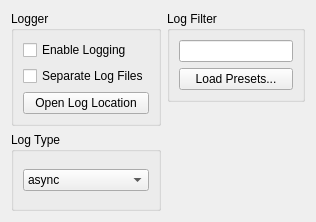
      <widget class="QWidget" name="logTabContents">
       <property name="geometry">
        <rect>
         <x>0</x>
         <y>0</y>
         <width>316</width>
         <height>222</height>
        </rect>
       </property>
       <property name="sizePolicy">
        <sizepolicy hsizetype="Preferred" vsizetype="Fixed">
         <horstretch>0</horstretch>
         <verstretch>0</verstretch>
        </sizepolicy>
       </property>
       <layout class="QVBoxLayout" name="logTabVLayout" stretch="0">
        <item>
         <layout class="QHBoxLayout" name="horizontalLayout_log">
          <property name="leftMargin">
           <number>0</number>
          </property>
          <property name="topMargin">
           <number>0</number>
          </property>
          <item>
           <layout class="QVBoxLayout" name="loggerTabLayoutRight">
            <item>
             <widget class="QGroupBox" name="loggerGroupBox">
              <property name="title">
               <string>Logger</string>
              </property>
              <layout class="QVBoxLayout" name="loggerLayout">
               <item>
                <widget class="QCheckBox" name="enableLoggingCheckBox">
                 <property name="text">
                  <string>Enable Logging</string>
                 </property>
                </widget>
               </item>
               <item>
                <widget class="QCheckBox" name="separateLogFilesCheckbox">
                 <property name="text">
                  <string>Separate Log Files</string>
                 </property>
                </widget>
               </item>
               <item>
                <widget class="QPushButton" name="OpenLogLocationButton">
                 <property name="text">
                  <string>Open Log Location</string>
                 </property>
                </widget>
               </item>
              </layout>
             </widget>
            </item>
            <item>
             <widget class="QGroupBox" name="logTypeGroupBox">
              <property name="sizePolicy">
               <sizepolicy hsizetype="Expanding" vsizetype="Preferred">
                <horstretch>0</horstretch>
                <verstretch>0</verstretch>
               </sizepolicy>
              </property>
              <property name="maximumSize">
               <size>
                <width>16777215</width>
                <height>16777215</height>
               </size>
              </property>
              <property name="title">
               <string>Log Type</string>
              </property>
              <layout class="QVBoxLayout" name="logTypeBoxLayout">
               <item>
                <widget class="QComboBox" name="logTypeComboBox">
                 <item>
                  <property name="text">
                   <string>async</string>
                  </property>
                 </item>
                 <item>
                  <property name="text">
                   <string>sync</string>
                  </property>
                 </item>
                </widget>
               </item>
              </layout>
             </widget>
            </item>
           </layout>
          </item>
          <item>
           <layout class="QVBoxLayout" name="vLayoutLogFilter">
            <property name="spacing">
             <number>6</number>
            </property>
            <property name="leftMargin">
             <number>0</number>
            </property>
            <item>
             <layout class="QHBoxLayout" name="hLayoutLogFilter">
              <item>
               <widget class="QGroupBox" name="logFilter">
                <property name="title">
                 <string>Log Filter</string>
                </property>
                <layout class="QVBoxLayout" name="logFilterLayout">
                 <item>
                  <widget class="QLineEdit" name="logFilterLineEdit">
                   <property name="clearButtonEnabled">
                    <bool>true</bool>
                   </property>
                  </widget>
                 </item>
                 <item>
                  <widget class="QPushButton" name="logPresetsButton">
                   <property name="text">
                    <string>Load Presets...</string>
                   </property>
                  </widget>
                 </item>
                </layout>
               </widget>
              </item>
             </layout>
            </item>
            <item>
             <spacer name="verticalSpacer_9">
              <property name="orientation">
               <enum>Qt::Orientation::Vertical</enum>
              </property>
              <property name="sizeHint" stdset="0">
               <size>
                <width>20</width>
                <height>40</height>
               </size>
              </property>
             </spacer>
            </item>
           </layout>
          </item>
         </layout>
        </item>
       </layout>
      </widget>
